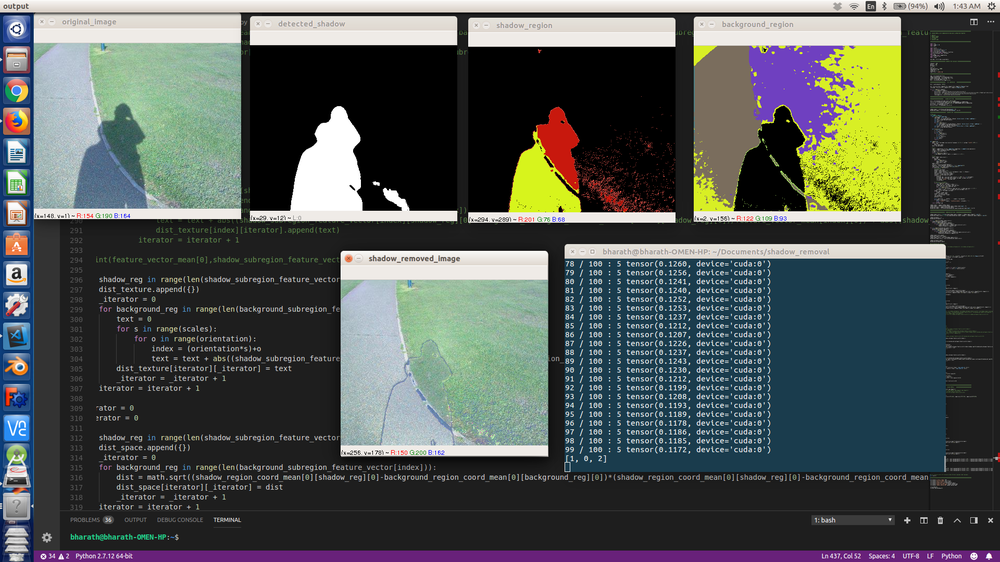
#> input picture output.png, 1000 x 562 px, shrunk from 1920 x 1080 before the run
$ python shadow_remove.py   (older library calls are emulated)
#> lines starting #> are read from the running program, lines starting #| are printed output that depends on the picture; after the words box and inside, x2 and y2 are one past the last pixel; in counts of white or black regions, pixels touching at a corner belong together
import cv2
import numpy as np
import math

seg = cv2.imread("output.png")
#> seg is the input picture: shape (562, 1000, 3); mean B, G, R 84.1, 86.8, 80.5
img = cv2.imread('shadow.jpg')
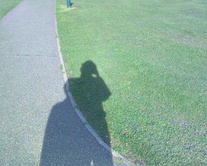
#> input picture shadow.jpg, 207 x 166 px, shrunk from 398 x 318 before the run
#> img is the input picture: shape (166, 207, 3); mean B, G, R 158.1, 171.2, 140.8
gray = cv2.imread('shadow.jpg', 0)
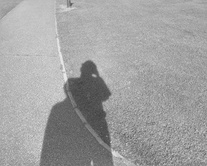
#> gray: shape (166, 207); min 63, max 236, mean 160.6
blur = cv2.bilateralFilter(img,9,75,75)

#############################    HSI CONVERSION    ###########################

blur = np.divide(blur, 255.0)

hsi = np.zeros((blur.shape[0],blur.shape[1],blur.shape[2]),dtype=np.float)
ratio_map = np.zeros((blur.shape[0],blur.shape[1]),dtype=np.uint8)

for i in range(blur.shape[0]):
    for j in range(blur.shape[1]):
        hsi[i][j][2] = (blur[i][j][0]+blur[i][j][1]+blur[i][j][2])/3
        hsi[i][j][0] = math.acos(((blur[i][j][2]-blur[i][j][1])*(blur[i][j][2]-blur[i][j][0]))/(2*math.sqrt((blur[i][j][2]-blur[i][j][1])*(blur[i][j][2]-blur[i][j][1])+(blur[i][j][2]-blur[i][j][0])*(blur[i][j][1]-blur[i][j][0]))))
        hsi[i][j][1] = 1 - 3*min(blur[i][j][0],blur[i][j][1],blur[i][j][2])/hsi[i][j][2]
        ratio_map[i][j] = hsi[i][j][0]/(hsi[i][j][2]+0.01)
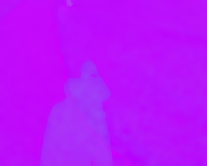
#> hsi: shape (166, 207, 3) float64; mean B, G, R 1.54, -1.66, 0.614; drawn with min black and max white
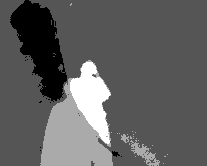
#> ratio_map: shape (166, 207); min 1, max 4, mean 2.12; drawn with min black and max white

###############################################################################

#########################    OTSU'S METHOD    #################################

hist = np.histogram(ratio_map.ravel(),256,[0,256])
ret,th = cv2.threshold(ratio_map,0,255,cv2.THRESH_BINARY+cv2.THRESH_OTSU)
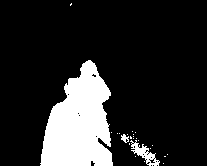
#> th: shape (166, 207); 16.2% white; 24 white regions (21 under 20 px), largest, box (x1, y1, x2, y2) and area: (40, 60, 113, 166) 5214, (130, 140, 160, 166) 276, (121, 134, 129, 143) 43
#> ret = 2
ret,inv_th = cv2.threshold(ratio_map,0,255,cv2.THRESH_BINARY_INV+cv2.THRESH_OTSU)
bin_thresh = cv2.medianBlur(th,15)
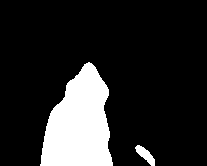
#> bin_thresh: shape (166, 207); 15.7% white; 2 white regions, box (x1, y1, x2, y2) and area: (40, 62, 113, 166) 5211, (135, 145, 155, 166) 192
bin_inv_thresh = cv2.medianBlur(inv_th,15)
###############################################################################

###############################################################################
#> (the run stopped early here; a loop or call above may not have finished)
